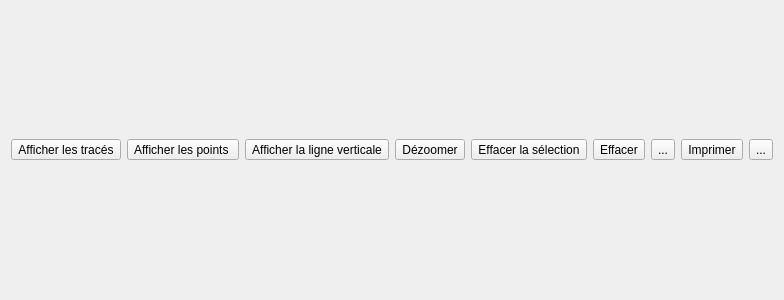
<?xml version="1.0" encoding="UTF-8"?>
<ui version="4.0">
 <class>PlotFrame</class>
 <widget class="QFrame" name="PlotFrame">
  <property name="geometry">
   <rect>
    <x>0</x>
    <y>0</y>
    <width>742</width>
    <height>300</height>
   </rect>
  </property>
  <property name="windowTitle">
   <string>Frame</string>
  </property>
  <layout class="QVBoxLayout" name="verticalLayout">
   <item>
    <layout class="QHBoxLayout" name="toolButtonsHLayout">
     <item>
      <widget class="QToolButton" name="showCurvesToolButton">
       <property name="toolTip">
        <string>Affiche ou masque les tracés de toutes les courbes</string>
       </property>
       <property name="text">
        <string>Afficher les tracés</string>
       </property>
       <property name="icon">
        <iconset resource="../Resources.qrc">
         <normaloff>:/Resources/Icons/chartline.png</normaloff>:/Resources/Icons/chartline.png</iconset>
       </property>
       <property name="iconSize">
        <size>
         <width>24</width>
         <height>24</height>
        </size>
       </property>
       <property name="shortcut">
        <string>Ctrl+T</string>
       </property>
       <property name="checkable">
        <bool>true</bool>
       </property>
       <property name="checked">
        <bool>false</bool>
       </property>
      </widget>
     </item>
     <item>
      <widget class="QToolButton" name="showPointsToolButton">
       <property name="toolTip">
        <string>Affiche ou masque les points de toutes les courbes</string>
       </property>
       <property name="text">
        <string>Afficher les points </string>
       </property>
       <property name="icon">
        <iconset resource="../Resources.qrc">
         <normaloff>:/Resources/Icons/chartscatter.png</normaloff>:/Resources/Icons/chartscatter.png</iconset>
       </property>
       <property name="iconSize">
        <size>
         <width>24</width>
         <height>24</height>
        </size>
       </property>
       <property name="shortcut">
        <string>Ctrl+P</string>
       </property>
       <property name="checkable">
        <bool>true</bool>
       </property>
       <property name="checked">
        <bool>false</bool>
       </property>
      </widget>
     </item>
     <item>
      <widget class="QToolButton" name="showLineToolButton">
       <property name="toolTip">
        <string>Afficher une ligne verticale de délimitation</string>
       </property>
       <property name="text">
        <string>Afficher la ligne verticale</string>
       </property>
       <property name="icon">
        <iconset resource="../Resources.qrc">
         <normaloff>:/Resources/Icons/Line.png</normaloff>:/Resources/Icons/Line.png</iconset>
       </property>
       <property name="iconSize">
        <size>
         <width>24</width>
         <height>24</height>
        </size>
       </property>
       <property name="shortcut">
        <string>Ctrl+L</string>
       </property>
       <property name="checkable">
        <bool>true</bool>
       </property>
      </widget>
     </item>
     <item>
      <widget class="QToolButton" name="zoomOutToolButton">
       <property name="toolTip">
        <string>Effectuer un zoom arrière</string>
       </property>
       <property name="text">
        <string>Dézoomer</string>
       </property>
       <property name="icon">
        <iconset resource="../Resources.qrc">
         <normaloff>:/Resources/Icons/zoom_out.png</normaloff>:/Resources/Icons/zoom_out.png</iconset>
       </property>
       <property name="iconSize">
        <size>
         <width>24</width>
         <height>24</height>
        </size>
       </property>
       <property name="shortcut">
        <string>Ctrl+-</string>
       </property>
      </widget>
     </item>
     <item>
      <widget class="QToolButton" name="eraseSelectionToolButton">
       <property name="toolTip">
        <string>Effacer les éléments mis en évidence</string>
       </property>
       <property name="text">
        <string>Effacer la sélection</string>
       </property>
       <property name="icon">
        <iconset resource="../Resources.qrc">
         <normaloff>:/Resources/Icons/eraser.png</normaloff>:/Resources/Icons/eraser.png</iconset>
       </property>
       <property name="iconSize">
        <size>
         <width>24</width>
         <height>24</height>
        </size>
       </property>
      </widget>
     </item>
     <item>
      <widget class="QToolButton" name="eraseToolButton">
       <property name="toolTip">
        <string>Effacer toutes les données dans les différentes vues</string>
       </property>
       <property name="text">
        <string>Effacer</string>
       </property>
       <property name="icon">
        <iconset resource="../Resources.qrc">
         <normaloff>:/Resources/Icons/eraser.png</normaloff>:/Resources/Icons/eraser.png</iconset>
       </property>
       <property name="iconSize">
        <size>
         <width>24</width>
         <height>24</height>
        </size>
       </property>
       <property name="shortcut">
        <string>Ctrl+Del</string>
       </property>
      </widget>
     </item>
     <item>
      <widget class="QToolButton" name="restoreDefaultSizeToolButton">
       <property name="text">
        <string>...</string>
       </property>
       <property name="icon">
        <iconset resource="../Resources.qrc">
         <normaloff>:/Resources/Icons/resize.png</normaloff>:/Resources/Icons/resize.png</iconset>
       </property>
       <property name="iconSize">
        <size>
         <width>24</width>
         <height>24</height>
        </size>
       </property>
      </widget>
     </item>
     <item>
      <widget class="QToolButton" name="printToolButton">
       <property name="toolTip">
        <string>Imprimer la zone graphique courante</string>
       </property>
       <property name="text">
        <string>Imprimer</string>
       </property>
       <property name="icon">
        <iconset resource="../Resources.qrc">
         <normaloff>:/Resources/Icons/print.png</normaloff>:/Resources/Icons/print.png</iconset>
       </property>
       <property name="iconSize">
        <size>
         <width>24</width>
         <height>24</height>
        </size>
       </property>
      </widget>
     </item>
     <item>
      <widget class="QToolButton" name="ScrollHandDragButton">
       <property name="text">
        <string>...</string>
       </property>
       <property name="icon">
        <iconset resource="../Resources.qrc">
         <normaloff>:/Resources/Icons/cursor_hand.png</normaloff>:/Resources/Icons/cursor_hand.png</iconset>
       </property>
       <property name="iconSize">
        <size>
         <width>24</width>
         <height>24</height>
        </size>
       </property>
       <property name="checkable">
        <bool>true</bool>
       </property>
      </widget>
     </item>
     <item>
      <spacer name="horizontalSpacer">
       <property name="orientation">
        <enum>Qt::Horizontal</enum>
       </property>
       <property name="sizeHint" stdset="0">
        <size>
         <width>40</width>
         <height>20</height>
        </size>
       </property>
      </spacer>
     </item>
    </layout>
   </item>
   <item>
    <layout class="QGridLayout" name="plotLayout">
     <property name="spacing">
      <number>0</number>
     </property>
    </layout>
   </item>
  </layout>
 </widget>
 <resources>
  <include location="../Resources.qrc"/>
 </resources>
 <connections/>
</ui>
